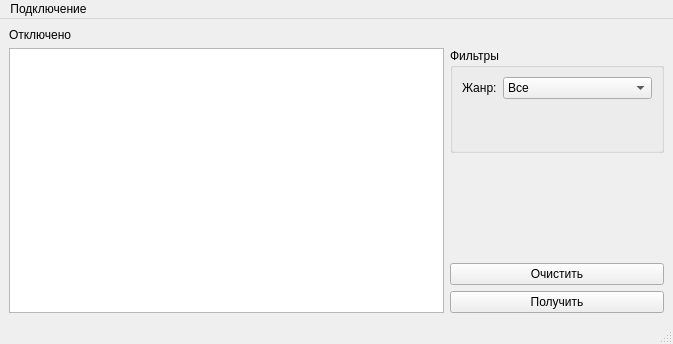
<?xml version="1.0" encoding="UTF-8"?>
<ui version="4.0">
 <class>MainWindow</class>
 <widget class="QMainWindow" name="MainWindow">
  <property name="geometry">
   <rect>
    <x>0</x>
    <y>0</y>
    <width>673</width>
    <height>344</height>
   </rect>
  </property>
  <property name="sizePolicy">
   <sizepolicy hsizetype="Preferred" vsizetype="Expanding">
    <horstretch>0</horstretch>
    <verstretch>0</verstretch>
   </sizepolicy>
  </property>
  <property name="windowTitle">
   <string>MainWindow</string>
  </property>
  <widget class="QWidget" name="centralwidget">
   <layout class="QGridLayout" name="gridLayout">
    <item row="2" column="2">
     <spacer name="verticalSpacer">
      <property name="orientation">
       <enum>Qt::Orientation::Vertical</enum>
      </property>
      <property name="sizeType">
       <enum>QSizePolicy::Policy::Minimum</enum>
      </property>
      <property name="sizeHint" stdset="0">
       <size>
        <width>20</width>
        <height>40</height>
       </size>
      </property>
     </spacer>
    </item>
    <item row="1" column="2">
     <widget class="QGroupBox" name="gb_filters">
      <property name="sizePolicy">
       <sizepolicy hsizetype="Preferred" vsizetype="Minimum">
        <horstretch>0</horstretch>
        <verstretch>0</verstretch>
       </sizepolicy>
      </property>
      <property name="title">
       <string>Фильтры</string>
      </property>
      <layout class="QFormLayout" name="formLayout">
       <item row="0" column="0">
        <widget class="QLabel" name="lb_category">
         <property name="text">
          <string>Жанр:</string>
         </property>
        </widget>
       </item>
       <item row="0" column="1">
        <widget class="QComboBox" name="cb_category">
         <item>
          <property name="text">
           <string>Все</string>
          </property>
         </item>
         <item>
          <property name="text">
           <string>Комедия</string>
          </property>
         </item>
         <item>
          <property name="text">
           <string>Ужасы</string>
          </property>
         </item>
        </widget>
       </item>
      </layout>
     </widget>
    </item>
    <item row="3" column="2">
     <widget class="QPushButton" name="pb_clear">
      <property name="sizePolicy">
       <sizepolicy hsizetype="Minimum" vsizetype="Maximum">
        <horstretch>0</horstretch>
        <verstretch>0</verstretch>
       </sizepolicy>
      </property>
      <property name="text">
       <string>Очистить</string>
      </property>
     </widget>
    </item>
    <item row="0" column="0">
     <widget class="QLabel" name="lb_statusConnect">
      <property name="sizePolicy">
       <sizepolicy hsizetype="Preferred" vsizetype="Maximum">
        <horstretch>0</horstretch>
        <verstretch>0</verstretch>
       </sizepolicy>
      </property>
      <property name="text">
       <string>Отключено</string>
      </property>
     </widget>
    </item>
    <item row="4" column="2">
     <widget class="QPushButton" name="pb_request">
      <property name="sizePolicy">
       <sizepolicy hsizetype="Minimum" vsizetype="Maximum">
        <horstretch>0</horstretch>
        <verstretch>0</verstretch>
       </sizepolicy>
      </property>
      <property name="text">
       <string>Получить</string>
      </property>
     </widget>
    </item>
    <item row="1" column="0" rowspan="4" colspan="2">
     <widget class="QTableView" name="tb_result"/>
    </item>
   </layout>
  </widget>
  <widget class="QMenuBar" name="menubar">
   <property name="geometry">
    <rect>
     <x>0</x>
     <y>0</y>
     <width>673</width>
     <height>21</height>
    </rect>
   </property>
   <widget class="QMenu" name="menu">
    <property name="title">
     <string>Подключение</string>
    </property>
    <addaction name="act_addData"/>
    <addaction name="separator"/>
    <addaction name="act_connect"/>
   </widget>
   <addaction name="menu"/>
  </widget>
  <widget class="QStatusBar" name="statusbar"/>
  <action name="act_connect">
   <property name="text">
    <string>Подключиться</string>
   </property>
  </action>
  <action name="act_addData">
   <property name="text">
    <string>Ввести данные</string>
   </property>
  </action>
 </widget>
 <resources/>
 <connections/>
</ui>
